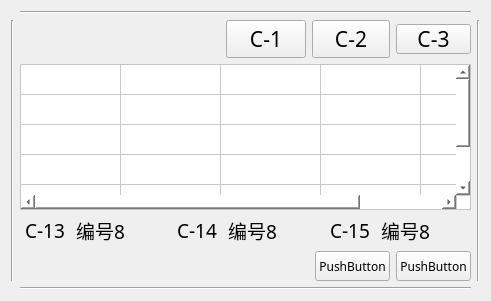
   <widget class="QWidget" name="gridLayoutWidget">
    <property name="geometry">
     <rect>
      <x>10</x>
      <y>640</y>
      <width>491</width>
      <height>301</height>
     </rect>
    </property>
    <layout class="QGridLayout" name="gridLayout_2">
     <item row="1" column="2">
      <widget class="Line" name="line_21">
       <property name="orientation">
        <enum>Qt::Vertical</enum>
       </property>
      </widget>
     </item>
     <item row="0" column="1">
      <widget class="Line" name="line_22">
       <property name="orientation">
        <enum>Qt::Horizontal</enum>
       </property>
      </widget>
     </item>
     <item row="2" column="1">
      <widget class="Line" name="line_23">
       <property name="orientation">
        <enum>Qt::Horizontal</enum>
       </property>
      </widget>
     </item>
     <item row="1" column="0">
      <widget class="Line" name="line_20">
       <property name="orientation">
        <enum>Qt::Vertical</enum>
       </property>
      </widget>
     </item>
     <item row="1" column="1">
      <layout class="QVBoxLayout" name="verticalLayout">
       <item>
        <layout class="QHBoxLayout" name="horizontalLayout_17">
         <item>
          <spacer name="horizontalSpacer">
           <property name="orientation">
            <enum>Qt::Horizontal</enum>
           </property>
           <property name="sizeHint" stdset="0">
            <size>
             <width>208</width>
             <height>20</height>
            </size>
           </property>
          </spacer>
         </item>
         <item>
          <widget class="QPushButton" name="pushButton">
           <property name="font">
            <font>
             <family>黑体</family>
             <pointsize>16</pointsize>
            </font>
           </property>
           <property name="text">
            <string>C-1</string>
           </property>
          </widget>
         </item>
         <item>
          <widget class="QPushButton" name="pushButton_2">
           <property name="minimumSize">
            <size>
             <width>75</width>
             <height>30</height>
            </size>
           </property>
           <property name="font">
            <font>
             <family>黑体</family>
             <pointsize>16</pointsize>
            </font>
           </property>
           <property name="text">
            <string>C-2</string>
           </property>
          </widget>
         </item>
         <item>
          <widget class="QPushButton" name="pushButton_3">
           <property name="minimumSize">
            <size>
             <width>75</width>
             <height>30</height>
            </size>
           </property>
           <property name="maximumSize">
            <size>
             <width>75</width>
             <height>30</height>
            </size>
           </property>
           <property name="font">
            <font>
             <family>黑体</family>
             <pointsize>16</pointsize>
            </font>
           </property>
           <property name="text">
            <string>C-3</string>
           </property>
          </widget>
         </item>
        </layout>
       </item>
       <item>
        <widget class="QTableWidget" name="tableWidget31">
         <property name="font">
          <font>
           <pointsize>11</pointsize>
          </font>
         </property>
         <property name="styleSheet">
          <string notr="true">gridline-color: rgb(200, 200, 200);
background-color: rgb(255, 255, 255);
</string>
         </property>
         <property name="dragDropOverwriteMode">
          <bool>true</bool>
         </property>
         <property name="selectionMode">
          <enum>QAbstractItemView::NoSelection</enum>
         </property>
         <property name="textElideMode">
          <enum>Qt::ElideLeft</enum>
         </property>
         <property name="verticalScrollMode">
          <enum>QAbstractItemView::ScrollPerItem</enum>
         </property>
         <property name="horizontalScrollMode">
          <enum>QAbstractItemView::ScrollPerItem</enum>
         </property>
         <property name="rowCount">
          <number>6</number>
         </property>
         <property name="columnCount">
          <number>5</number>
         </property>
         <attribute name="horizontalHeaderVisible">
          <bool>false</bool>
         </attribute>
         <attribute name="horizontalHeaderShowSortIndicator" stdset="0">
          <bool>false</bool>
         </attribute>
         <attribute name="horizontalHeaderStretchLastSection">
          <bool>true</bool>
         </attribute>
         <attribute name="verticalHeaderVisible">
          <bool>false</bool>
         </attribute>
         <attribute name="verticalHeaderStretchLastSection">
          <bool>true</bool>
         </attribute>
         <row>
          <property name="text">
           <string>新建行</string>
          </property>
          <property name="font">
           <font>
            <family>Agency FB</family>
            <pointsize>11</pointsize>
           </font>
          </property>
         </row>
         <row>
          <property name="text">
           <string>新建行</string>
          </property>
          <property name="font">
           <font>
            <family>Agency FB</family>
            <pointsize>11</pointsize>
           </font>
          </property>
         </row>
         <row>
          <property name="text">
           <string>新建行</string>
          </property>
          <property name="font">
           <font>
            <family>Agency FB</family>
            <pointsize>11</pointsize>
           </font>
          </property>
         </row>
         <row>
          <property name="text">
           <string>新建行</string>
          </property>
          <property name="font">
           <font>
            <family>Agency FB</family>
            <pointsize>11</pointsize>
           </font>
          </property>
         </row>
         <row>
          <property name="text">
           <string>新建行</string>
          </property>
          <property name="font">
           <font>
            <family>Agency FB</family>
            <pointsize>11</pointsize>
           </font>
          </property>
         </row>
         <row/>
         <column>
          <property name="text">
           <string>新建列</string>
          </property>
          <property name="font">
           <font>
            <pointsize>11</pointsize>
           </font>
          </property>
         </column>
         <column>
          <property name="text">
           <string>新建列</string>
          </property>
          <property name="font">
           <font>
            <pointsize>11</pointsize>
           </font>
          </property>
         </column>
         <column>
          <property name="text">
           <string>新建列</string>
          </property>
          <property name="font">
           <font>
            <family>Agency FB</family>
            <pointsize>11</pointsize>
           </font>
          </property>
         </column>
         <column>
          <property name="text">
           <string>新建列</string>
          </property>
          <property name="font">
           <font>
            <family>Agency FB</family>
            <pointsize>11</pointsize>
           </font>
          </property>
         </column>
         <column/>
         <item row="0" column="0">
          <property name="text">
           <string/>
          </property>
          <property name="font">
           <font>
            <pointsize>11</pointsize>
           </font>
          </property>
         </item>
        </widget>
       </item>
       <item>
        <layout class="QHBoxLayout" name="horizontalLayout_16">
         <item>
          <widget class="QLabel" name="label_10">
           <property name="minimumSize">
            <size>
             <width>50</width>
             <height>25</height>
            </size>
           </property>
           <property name="maximumSize">
            <size>
             <width>120</width>
             <height>16777215</height>
            </size>
           </property>
           <property name="font">
            <font>
             <family>黑体</family>
             <pointsize>14</pointsize>
            </font>
           </property>
           <property name="text">
            <string>C-13</string>
           </property>
           <property name="alignment">
            <set>Qt::AlignCenter</set>
           </property>
          </widget>
         </item>
         <item>
          <widget class="QLabel" name="label_12">
           <property name="minimumSize">
            <size>
             <width>50</width>
             <height>0</height>
            </size>
           </property>
           <property name="maximumSize">
            <size>
             <width>120</width>
             <height>16777215</height>
            </size>
           </property>
           <property name="font">
            <font>
             <family>黑体</family>
             <pointsize>14</pointsize>
            </font>
           </property>
           <property name="text">
            <string>编号8</string>
           </property>
           <property name="alignment">
            <set>Qt::AlignLeading|Qt::AlignLeft|Qt::AlignVCenter</set>
           </property>
          </widget>
         </item>
         <item>
          <spacer name="horizontalSpacer_6">
           <property name="orientation">
            <enum>Qt::Horizontal</enum>
           </property>
           <property name="sizeHint" stdset="0">
            <size>
             <width>40</width>
             <height>20</height>
            </size>
           </property>
          </spacer>
         </item>
         <item>
          <widget class="QLabel" name="label_11">
           <property name="minimumSize">
            <size>
             <width>50</width>
             <height>0</height>
            </size>
           </property>
           <property name="maximumSize">
            <size>
             <width>120</width>
             <height>16777215</height>
            </size>
           </property>
           <property name="font">
            <font>
             <family>黑体</family>
             <pointsize>14</pointsize>
            </font>
           </property>
           <property name="text">
            <string>C-14</string>
           </property>
           <property name="alignment">
            <set>Qt::AlignCenter</set>
           </property>
          </widget>
         </item>
         <item>
          <widget class="QLabel" name="label_15">
           <property name="minimumSize">
            <size>
             <width>50</width>
             <height>0</height>
            </size>
           </property>
           <property name="maximumSize">
            <size>
             <width>120</width>
             <height>16777215</height>
            </size>
           </property>
           <property name="font">
            <font>
             <family>黑体</family>
             <pointsize>14</pointsize>
            </font>
           </property>
           <property name="text">
            <string>编号8</string>
           </property>
           <property name="alignment">
            <set>Qt::AlignLeading|Qt::AlignLeft|Qt::AlignVCenter</set>
           </property>
          </widget>
         </item>
         <item>
          <spacer name="horizontalSpacer_7">
           <property name="orientation">
            <enum>Qt::Horizontal</enum>
           </property>
           <property name="sizeHint" stdset="0">
            <size>
             <width>40</width>
             <height>20</height>
            </size>
           </property>
          </spacer>
         </item>
         <item>
          <widget class="QLabel" name="label_14">
           <property name="minimumSize">
            <size>
             <width>50</width>
             <height>0</height>
            </size>
           </property>
           <property name="maximumSize">
            <size>
             <width>120</width>
             <height>16777215</height>
            </size>
           </property>
           <property name="font">
            <font>
             <family>黑体</family>
             <pointsize>14</pointsize>
            </font>
           </property>
           <property name="text">
            <string>C-15</string>
           </property>
           <property name="alignment">
            <set>Qt::AlignCenter</set>
           </property>
          </widget>
         </item>
         <item>
          <widget class="QLabel" name="label_13">
           <property name="minimumSize">
            <size>
             <width>50</width>
             <height>0</height>
            </size>
           </property>
           <property name="maximumSize">
            <size>
             <width>120</width>
             <height>16777215</height>
            </size>
           </property>
           <property name="font">
            <font>
             <family>黑体</family>
             <pointsize>14</pointsize>
            </font>
           </property>
           <property name="text">
            <string>编号8</string>
           </property>
           <property name="alignment">
            <set>Qt::AlignLeading|Qt::AlignLeft|Qt::AlignVCenter</set>
           </property>
          </widget>
         </item>
         <item>
          <spacer name="horizontalSpacer_8">
           <property name="orientation">
            <enum>Qt::Horizontal</enum>
           </property>
           <property name="sizeHint" stdset="0">
            <size>
             <width>40</width>
             <height>20</height>
            </size>
           </property>
          </spacer>
         </item>
        </layout>
       </item>
       <item>
        <layout class="QHBoxLayout" name="horizontalLayout_12">
         <item>
          <spacer name="horizontalSpacer_9">
           <property name="orientation">
            <enum>Qt::Horizontal</enum>
           </property>
           <property name="sizeHint" stdset="0">
            <size>
             <width>40</width>
             <height>20</height>
            </size>
           </property>
          </spacer>
         </item>
         <item>
          <widget class="QPushButton" name="pushButton_7">
           <property name="minimumSize">
            <size>
             <width>75</width>
             <height>30</height>
            </size>
           </property>
           <property name="maximumSize">
            <size>
             <width>75</width>
             <height>30</height>
            </size>
           </property>
           <property name="font">
            <font>
             <family>黑体</family>
            </font>
           </property>
           <property name="text">
            <string>PushButton</string>
           </property>
          </widget>
         </item>
         <item>
          <widget class="QPushButton" name="pushButton_8">
           <property name="minimumSize">
            <size>
             <width>75</width>
             <height>30</height>
            </size>
           </property>
           <property name="maximumSize">
            <size>
             <width>75</width>
             <height>30</height>
            </size>
           </property>
           <property name="font">
            <font>
             <family>黑体</family>
            </font>
           </property>
           <property name="text">
            <string>PushButton</string>
           </property>
          </widget>
         </item>
        </layout>
       </item>
      </layout>
     </item>
    </layout>
   </widget>
